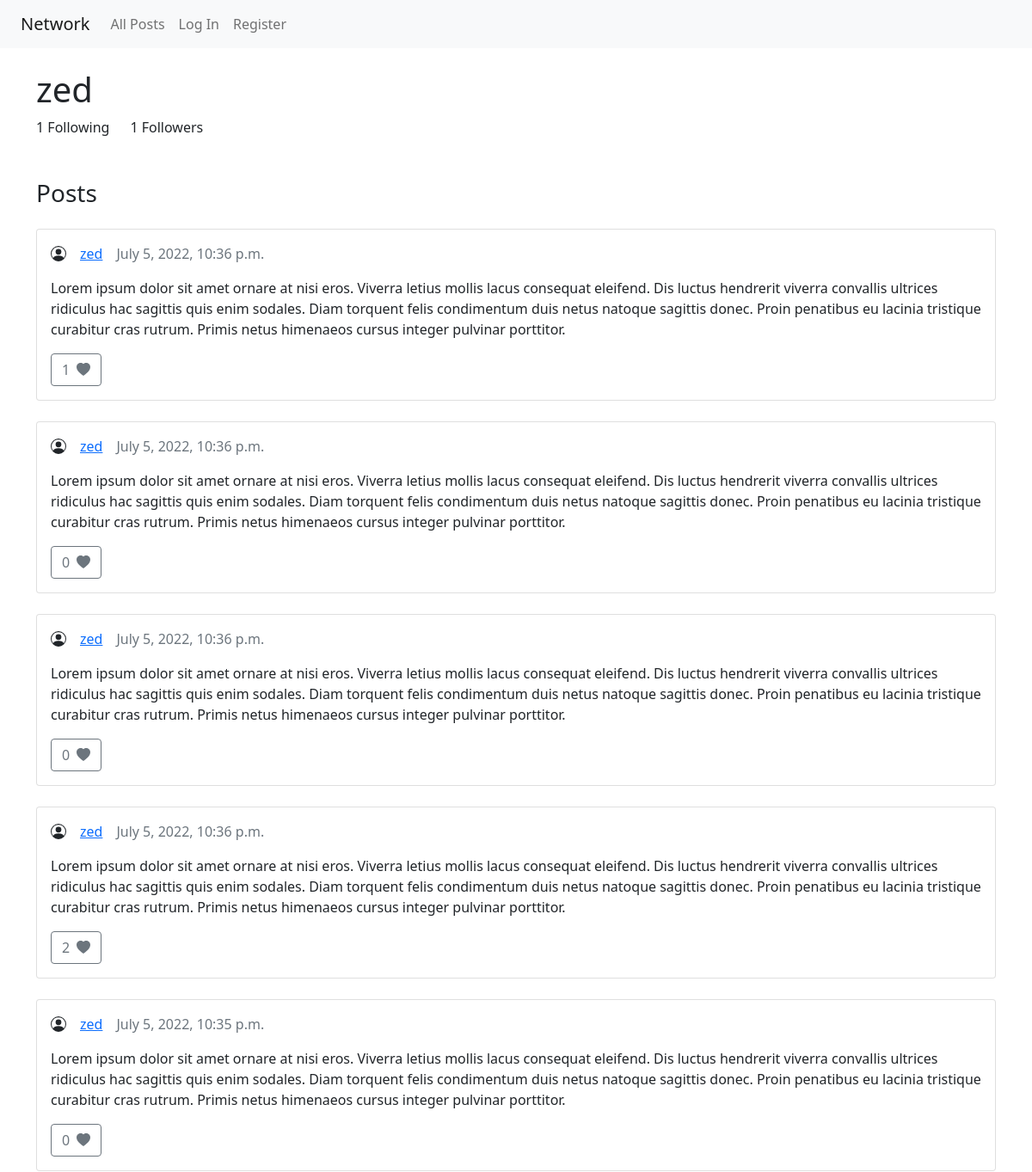
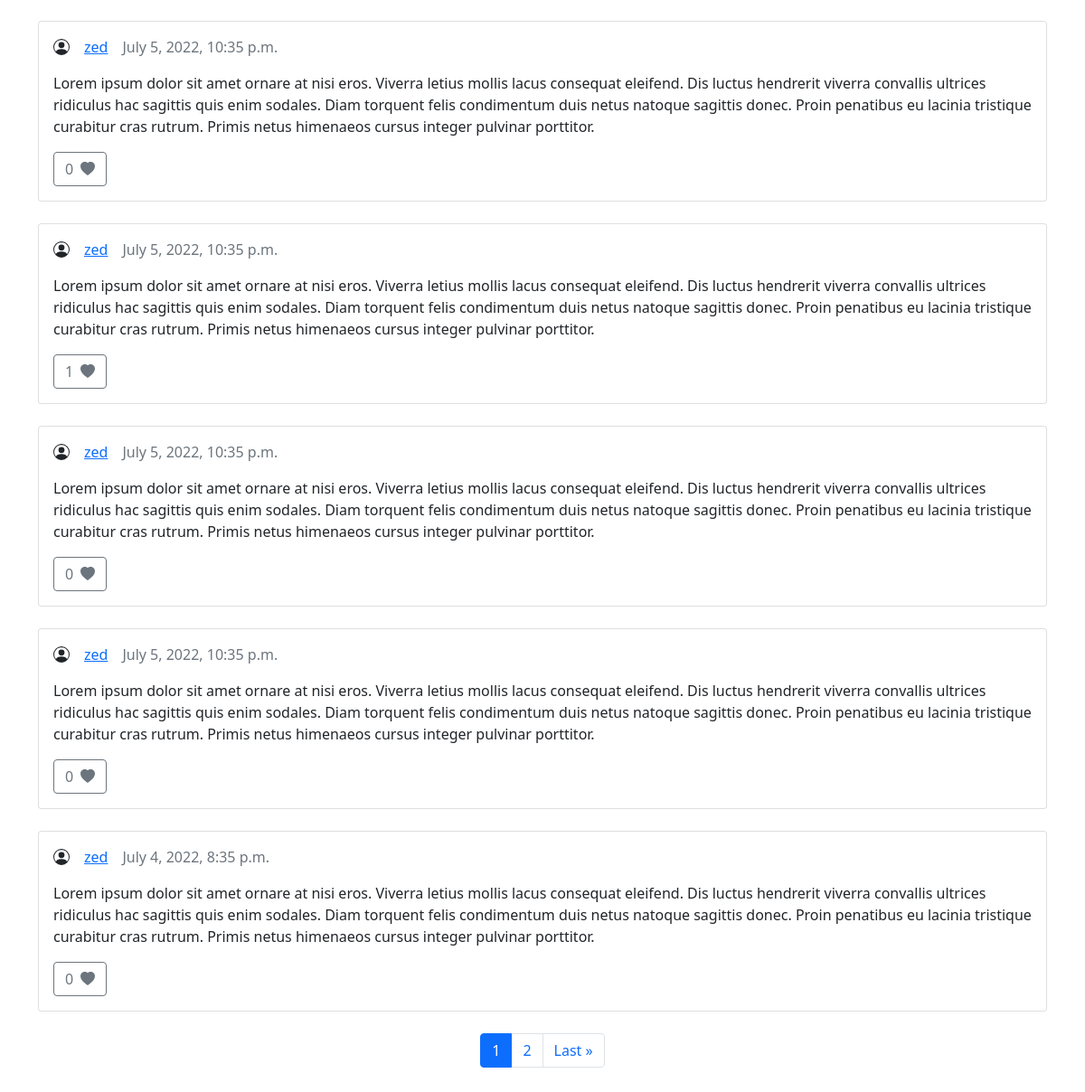
The app's page /profile/2/ with its own data (2 pictures, top to bottom).
### network/models.py (models this page shows)
class User(AbstractUser):
    following = models.ManyToManyField(
        "self",
        blank=True,
        related_name="followers",
        symmetrical=False
    )

class Post(models.Model):
    author = models.ForeignKey(User, on_delete=models.CASCADE)
    text = models.TextField()
    timestamp = models.DateTimeField(auto_now_add=True)
    likes = models.ManyToManyField(User, blank=True, related_name="liked_posts")
    class Meta:
        ordering = ["-timestamp"]

### network/views.py (the view)
# urls.py: path("profile/<int:pk>/", views.profile, name="profile"),
def profile(request: HttpRequest, pk: int):
    user_viewed = get_object_or_404(User, id=pk)
    posts = user_viewed.post_set.all()
    page_obj = paginate(request, posts)
    return render(request, "network/profile.html", {
        "user_viewed": user_viewed,
        "posts": page_obj
    })

### network/views.py (called while the page is built)
def paginate(request: HttpRequest, posts):
    paginator = Paginator(posts, 10)
    page_number = request.GET.get('page')
    return paginator.get_page(page_number)

### network/templates/network/profile.html (shortened to what this page needs)
{% extends 'network/layout.html' %}
{% load static %}
{% block body %}
  <h1 data-user-id="{{ user_viewed.id }}">{{ user_viewed }}</h1>
  <div class="d-flex gap-4 mb-5">
    <div>
      <span>{{ user_viewed.following.count }}</span>
      <span>Following</span>
    </div>
    <div>
      <span>{{ user_viewed.followers.count }}</span>
      <span>Followers</span>
    </div>
  </div>
  <h3>Posts</h3>
  {% include 'network/posts.html' %}
{% endblock body %}

### network/templates/network/posts.html (shortened to what this page needs)
{% for post in posts %}
  <article data-post-id="{{ post.id }}" class="card my-4">
    <div class="card-body">
      <div class="d-flex gap-3 mb-3 align-items-center">
        <a href="{% url 'profile' post.author.id %}" class="link-primary">{{ post.author }}</a>
        <div class="text-muted">{{ post.timestamp }}</div>
      </div>
      <div class="post-content">
        <p>{{ post.text }}</p>
        <button type="button"
          class="btn-{% if user in post.likes.all %}danger{% else %}outline-secondary{% endif %} like-btn btn d-inline-flex
          align-items-center gap-2">
          <div class="like-count">{{ post.likes.count }}</div>
          <svg xmlns="http://www.w3.org/2000/svg" width="16" height="16" fill="currentColor" class="bi bi-heart-fill"
            viewBox="0 0 16 16">
            <path fill-rule="evenodd" d="M8 1.314C12.438-3.248 23.534 4.735 8 15-7.534 4.736 3.562-3.248 8 1.314z" />
          </svg>
        </button>
      </div>
    </div>
  </article>
{% empty %}
  There are no posts.
{% endfor %}
<nav aria-label="Page navigation example">
  <ul class="pagination justify-content-center">
    <li class="page-item active" aria-current="page">
      <span class="page-link">{{ posts.number }}</span>
    </li>
    {% if posts.has_next %}
      <li class="page-item">
        <a class="page-link" href="?page={{ posts.next_page_number }}">
          {{ posts.next_page_number }}
        </a>
      </li>
      <li class="page-item">
        <a class="page-link" href="?page={{ posts.paginator.num_pages }}">
          Last &raquo;
        </a>
      </li>
    {% endif %}
  </ul>
</nav>

### records on screen
User: username "zed", following.count "1", followers.count "1"
Post: author "zed", timestamp "July 5, 2022, 10:36 p.m.", text "Lorem ipsum dolor sit amet ornare at nisi eros. Viverra letius mollis lacus consequat eleifend. Dis luctus hendrerit viverra convallis ultrices ridiculus hac sagittis quis enim sodales. Diam torquent felis condimentum duis netus natoque sagittis donec. Proin penatibus eu lacinia tristique curabitur cras rutrum. Primis netus himenaeos cursus integer pulvinar porttitor.", likes.count "1"
Post: author "zed", timestamp "July 5, 2022, 10:36 p.m.", text "Lorem ipsum dolor sit amet ornare at nisi eros. Viverra letius mollis lacus consequat eleifend. Dis luctus hendrerit viverra convallis ultrices ridiculus hac sagittis quis enim sodales. Diam torquent felis condimentum duis netus natoque sagittis donec. Proin penatibus eu lacinia tristique curabitur cras rutrum. Primis netus himenaeos cursus integer pulvinar porttitor.", likes.count "0"
Post: author "zed", timestamp "July 5, 2022, 10:36 p.m.", text "Lorem ipsum dolor sit amet ornare at nisi eros. Viverra letius mollis lacus consequat eleifend. Dis luctus hendrerit viverra convallis ultrices ridiculus hac sagittis quis enim sodales. Diam torquent felis condimentum duis netus natoque sagittis donec. Proin penatibus eu lacinia tristique curabitur cras rutrum. Primis netus himenaeos cursus integer pulvinar porttitor.", likes.count "0"
Post: author "zed", timestamp "July 5, 2022, 10:36 p.m.", text "Lorem ipsum dolor sit amet ornare at nisi eros. Viverra letius mollis lacus consequat eleifend. Dis luctus hendrerit viverra convallis ultrices ridiculus hac sagittis quis enim sodales. Diam torquent felis condimentum duis netus natoque sagittis donec. Proin penatibus eu lacinia tristique curabitur cras rutrum. Primis netus himenaeos cursus integer pulvinar porttitor.", likes.count "2"
Post: author "zed", timestamp "July 5, 2022, 10:35 p.m.", text "Lorem ipsum dolor sit amet ornare at nisi eros. Viverra letius mollis lacus consequat eleifend. Dis luctus hendrerit viverra convallis ultrices ridiculus hac sagittis quis enim sodales. Diam torquent felis condimentum duis netus natoque sagittis donec. Proin penatibus eu lacinia tristique curabitur cras rutrum. Primis netus himenaeos cursus integer pulvinar porttitor.", likes.count "0"
Post: author "zed", timestamp "July 5, 2022, 10:35 p.m.", text "Lorem ipsum dolor sit amet ornare at nisi eros. Viverra letius mollis lacus consequat eleifend. Dis luctus hendrerit viverra convallis ultrices ridiculus hac sagittis quis enim sodales. Diam torquent felis condimentum duis netus natoque sagittis donec. Proin penatibus eu lacinia tristique curabitur cras rutrum. Primis netus himenaeos cursus integer pulvinar porttitor.", likes.count "0"
Post: author "zed", timestamp "July 5, 2022, 10:35 p.m.", text "Lorem ipsum dolor sit amet ornare at nisi eros. Viverra letius mollis lacus consequat eleifend. Dis luctus hendrerit viverra convallis ultrices ridiculus hac sagittis quis enim sodales. Diam torquent felis condimentum duis netus natoque sagittis donec. Proin penatibus eu lacinia tristique curabitur cras rutrum. Primis netus himenaeos cursus integer pulvinar porttitor.", likes.count "1"
Post: author "zed", timestamp "July 5, 2022, 10:35 p.m.", text "Lorem ipsum dolor sit amet ornare at nisi eros. Viverra letius mollis lacus consequat eleifend. Dis luctus hendrerit viverra convallis ultrices ridiculus hac sagittis quis enim sodales. Diam torquent felis condimentum duis netus natoque sagittis donec. Proin penatibus eu lacinia tristique curabitur cras rutrum. Primis netus himenaeos cursus integer pulvinar porttitor.", likes.count "0"
Post: author "zed", timestamp "July 5, 2022, 10:35 p.m.", text "Lorem ipsum dolor sit amet ornare at nisi eros. Viverra letius mollis lacus consequat eleifend. Dis luctus hendrerit viverra convallis ultrices ridiculus hac sagittis quis enim sodales. Diam torquent felis condimentum duis netus natoque sagittis donec. Proin penatibus eu lacinia tristique curabitur cras rutrum. Primis netus himenaeos cursus integer pulvinar porttitor.", likes.count "0"
Post: author "zed", timestamp "July 4, 2022, 8:35 p.m.", text "Lorem ipsum dolor sit amet ornare at nisi eros. Viverra letius mollis lacus consequat eleifend. Dis luctus hendrerit viverra convallis ultrices ridiculus hac sagittis quis enim sodales. Diam torquent felis condimentum duis netus natoque sagittis donec. Proin penatibus eu lacinia tristique curabitur cras rutrum. Primis netus himenaeos cursus integer pulvinar porttitor.", likes.count "0"

### other values on screen
{{ posts.number }} "1"
{{ posts.next_page_number }} "2"
